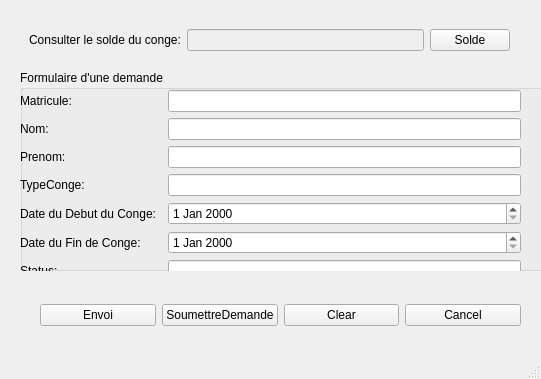
<?xml version="1.0" encoding="UTF-8"?>
<ui version="4.0">
 <class>Employe</class>
 <widget class="QMainWindow" name="Employe">
  <property name="geometry">
   <rect>
    <x>0</x>
    <y>0</y>
    <width>541</width>
    <height>379</height>
   </rect>
  </property>
  <property name="windowTitle">
   <string>MainWindow</string>
  </property>
  <widget class="QWidget" name="centralwidget">
   <widget class="QWidget" name="gridLayoutWidget">
    <property name="geometry">
     <rect>
      <x>40</x>
      <y>300</y>
      <width>481</width>
      <height>31</height>
     </rect>
    </property>
    <layout class="QGridLayout" name="gridLayout">
     <item row="0" column="2">
      <widget class="QPushButton" name="pushButtonClear">
       <property name="text">
        <string>Clear</string>
       </property>
      </widget>
     </item>
     <item row="0" column="0">
      <widget class="QPushButton" name="pushButtonCreateDemande">
       <property name="text">
        <string>Envoi</string>
       </property>
      </widget>
     </item>
     <item row="0" column="3">
      <widget class="QPushButton" name="pushButtonCancel">
       <property name="text">
        <string>Cancel</string>
       </property>
      </widget>
     </item>
     <item row="0" column="1">
      <widget class="QPushButton" name="pushButtonSoumet">
       <property name="text">
        <string>SoumettreDemande</string>
       </property>
      </widget>
     </item>
    </layout>
   </widget>
   <widget class="QWidget" name="gridLayoutWidget_2">
    <property name="geometry">
     <rect>
      <x>29</x>
      <y>20</y>
      <width>481</width>
      <height>41</height>
     </rect>
    </property>
    <layout class="QGridLayout" name="gridLayout_2">
     <item row="0" column="0">
      <widget class="QLabel" name="label_10">
       <property name="text">
        <string>Consulter le solde du conge:</string>
       </property>
      </widget>
     </item>
     <item row="0" column="1">
      <widget class="QLineEdit" name="lineEditSolde">
       <property name="enabled">
        <bool>false</bool>
       </property>
      </widget>
     </item>
     <item row="0" column="2">
      <widget class="QPushButton" name="pushButtonSolde">
       <property name="text">
        <string>Solde</string>
       </property>
      </widget>
     </item>
    </layout>
   </widget>
   <widget class="QGroupBox" name="groupBox_2">
    <property name="geometry">
     <rect>
      <x>20</x>
      <y>70</y>
      <width>551</width>
      <height>201</height>
     </rect>
    </property>
    <property name="title">
     <string>Formulaire d'une demande</string>
    </property>
    <widget class="QWidget" name="gridLayoutWidget_3">
     <property name="geometry">
      <rect>
       <x>0</x>
       <y>20</y>
       <width>501</width>
       <height>241</height>
      </rect>
     </property>
     <layout class="QGridLayout" name="gridLayout_3">
      <item row="13" column="0">
       <widget class="QLabel" name="label_12">
        <property name="text">
         <string/>
        </property>
       </widget>
      </item>
      <item row="4" column="0">
       <widget class="QLabel" name="label_16">
        <property name="text">
         <string>TypeConge:</string>
        </property>
       </widget>
      </item>
      <item row="5" column="0">
       <widget class="QLabel" name="label_14">
        <property name="text">
         <string>Date du Debut du Conge:</string>
        </property>
       </widget>
      </item>
      <item row="6" column="0">
       <widget class="QLabel" name="label_18">
        <property name="text">
         <string>Date du Fin de Conge:</string>
        </property>
       </widget>
      </item>
      <item row="3" column="0">
       <widget class="QLabel" name="label_13">
        <property name="text">
         <string>Prenom:</string>
        </property>
       </widget>
      </item>
      <item row="2" column="0">
       <widget class="QLabel" name="label_17">
        <property name="text">
         <string>Nom:</string>
        </property>
       </widget>
      </item>
      <item row="12" column="0">
       <widget class="QLabel" name="label_15">
        <property name="text">
         <string>Status:</string>
        </property>
       </widget>
      </item>
      <item row="0" column="2">
       <widget class="QLineEdit" name="lineEditMatricule"/>
      </item>
      <item row="0" column="0" colspan="2">
       <widget class="QLabel" name="label_2">
        <property name="text">
         <string>Matricule:</string>
        </property>
       </widget>
      </item>
      <item row="2" column="2">
       <widget class="QLineEdit" name="lineEditNom"/>
      </item>
      <item row="3" column="2">
       <widget class="QLineEdit" name="lineEditPrenom"/>
      </item>
      <item row="4" column="2">
       <widget class="QLineEdit" name="lineEditTypeconge"/>
      </item>
      <item row="5" column="2">
       <widget class="QDateEdit" name="dateEditDebut"/>
      </item>
      <item row="6" column="2">
       <widget class="QDateEdit" name="dateEditFin"/>
      </item>
      <item row="12" column="2">
       <widget class="QLineEdit" name="lineEditStatuts"/>
      </item>
     </layout>
    </widget>
   </widget>
  </widget>
  <widget class="QMenuBar" name="menubar">
   <property name="geometry">
    <rect>
     <x>0</x>
     <y>0</y>
     <width>541</width>
     <height>21</height>
    </rect>
   </property>
  </widget>
  <widget class="QStatusBar" name="statusbar"/>
 </widget>
 <resources/>
 <connections/>
</ui>
